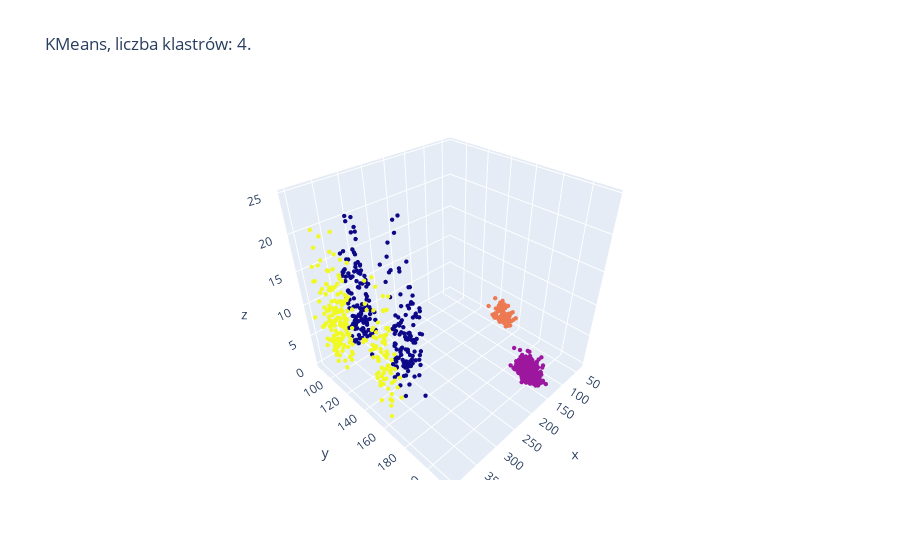

The notebook cell this image was saved under:
### Markdown cell above
Niestety ku mojemu zawodowi, algorytm KMeans nie podzielił największej grupy obserwacji. Sprawdźmy zatem również jak spisze się metoda dla 4 klastrów:

### Code cell
model_scatter_3d(data, KMeans, n_clusters = 4, random_state = 10)

### Figure 1 — Plotly figure (JSON) as saved in the notebook; plotly's stock layout.template omitted (floating-point values rounded to 4 significant figures; data arrays with more than 128 entries replaced by an {"elided": "..."} marker saying what was removed)
{"data": [{"marker": {"color": {"elided": "1000 int values"}, "size": 1.5}, "mode": "markers", "type": "scatter3d", "x": {"elided": "1000 float values"}, "y": {"elided": "1000 float values"}, "z": {"elided": "1000 float values"}}], "layout": {"title": {"text": "KMeans, liczba klastrów: 4."}}}
